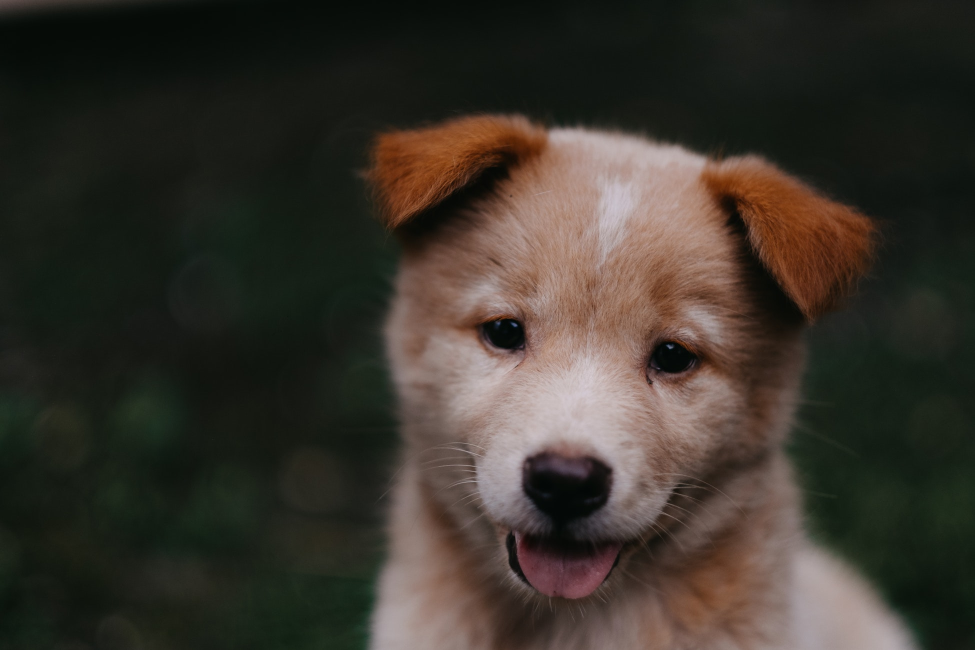
#> input picture DATA/00-puppy.jpg, 1950 x 1300 px (shown at 1/2 size)
$ jupyter execute 03-Numpy-and-Image-Assessment.ipynb
#> lines starting #> are read from the running program, lines starting #| are printed output that depends on the picture
# NumPy and Image Assessment

**COMPLETE THE TASKS IN BOLD BELOW.**

**TASK: Import NumPy**

[cell 1]
import numpy as np

**TASK: Create a 5 by 5 array where every number is a 10**

[cell 2]
arr = np.arange(0,25)
arr.resize(5,5)

[cell 3]
arr[:] = 10
print(arr)

**TASK: Run the cell below to create an array of random numbers and see if you can figure out how it works.**

[cell 4]
# This line sets a "seed" so you get the same random numbers we do
np.random.seed(101)
# This line creates an array of random numbers
arr = np.random.randint(low=0,high=100,size=(5,5))

**TASK: What are the largest and smalled values in this array?**

[cell 5]
arr.max()

[cell 6]
arr.min()

**TASK: Use PIL and matplotlib to read and display the ../DATA/00-puppy.jpg image.**

[cell 7]
import matplotlib.pyplot as plt
from PIL import Image
img = Image.open('../DATA/00-puppy.jpg')
#> img is the input picture: PIL image 1950x1300 RGB; mean R, G, B 57.3, 51.8, 43.8

i**TASK: Convert the image to a NumPy Array**

[cell 8]
img_array = np.asarray(img)
type(img_array)
img_array.shape
#> Out = (1300, 1950, 3)

**FINAL TASK: Use slicing to set the RED and GREEN channels of the picture to 0, then use imshow() to show the isolated blue channel**

[cell 9]
img_blue=img_array.copy()

[cell 10]
img_blue[:, :, 0]=0
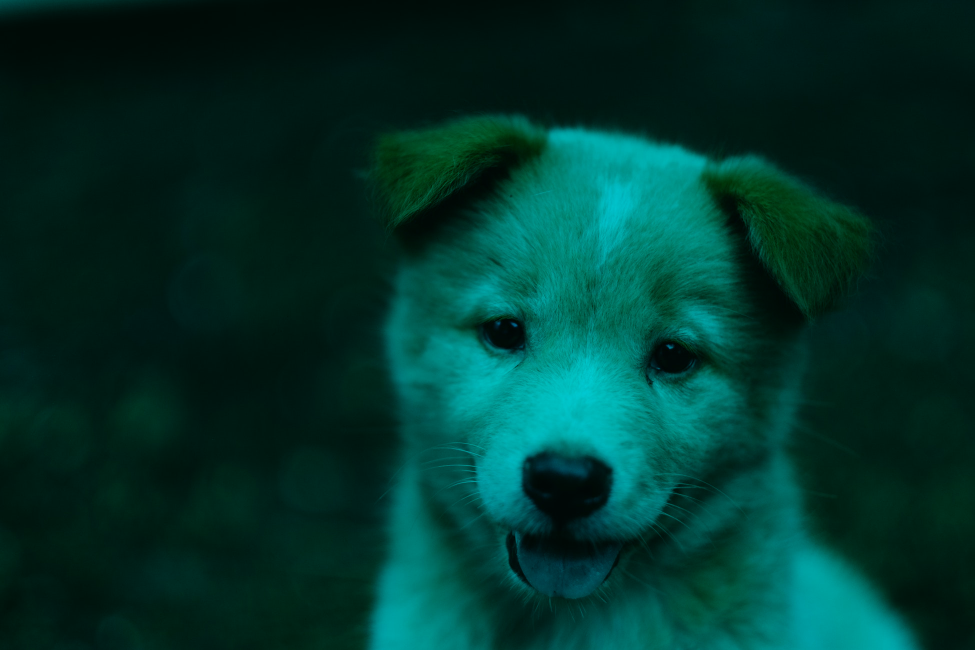
#> img_blue: shape (1300, 1950, 3) (shown at 1/2 size); mean R, G, B 0, 51.8, 43.8
img_blue[:, :, 1]=0
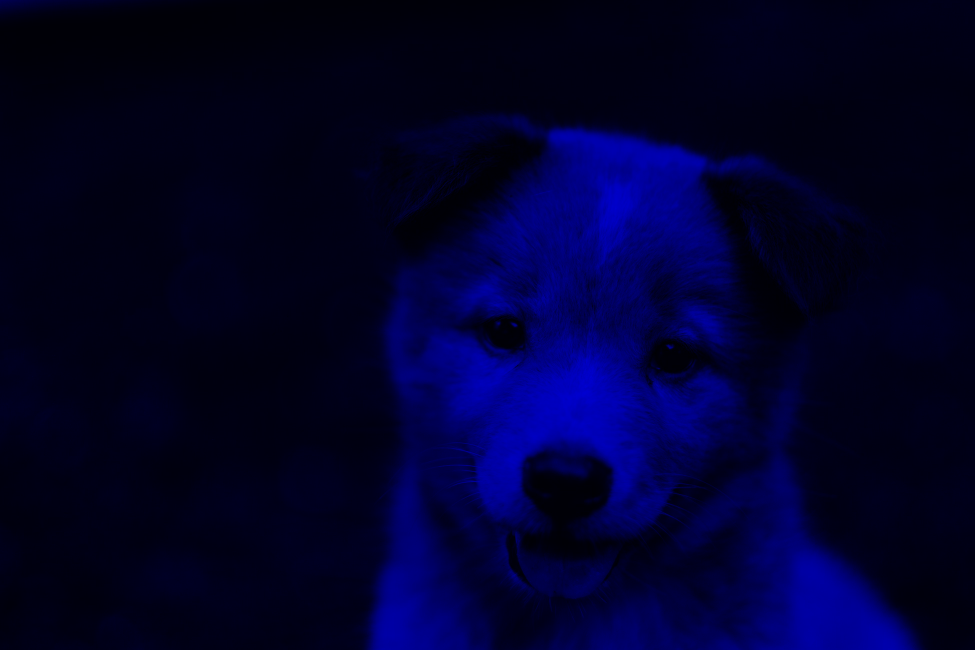
#> img_blue: shape (1300, 1950, 3) (shown at 1/2 size); mean R, G, B 0, 0, 43.8

$ run again, with DATA/Nadia_Murad.jpg copied over DATA/00-puppy.jpg
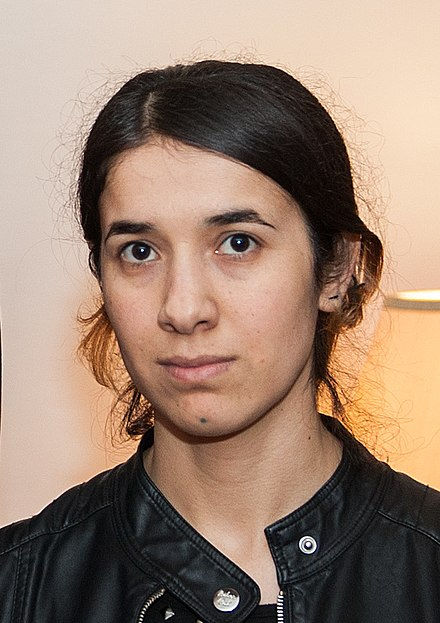
#> input picture DATA/Nadia_Murad.jpg, 440 x 623 px
#> img is the input picture: PIL image 440x623 RGB; mean R, G, B 153.8, 129.2, 112.7
#> `img_blue[:, :, 0]=0`:
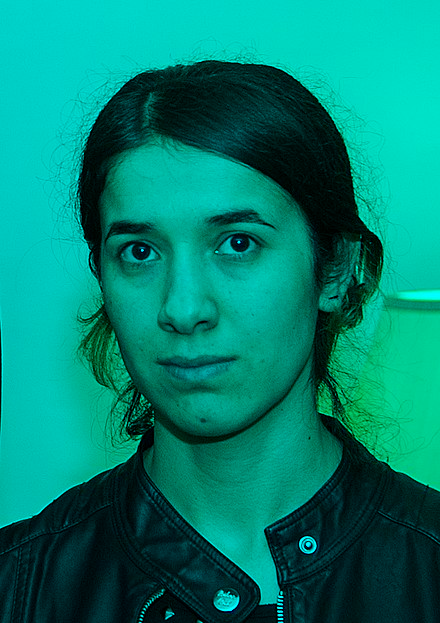
#> img_blue: shape (623, 440, 3); mean R, G, B 0, 129.2, 112.7
#> `img_blue[:, :, 1]=0`:
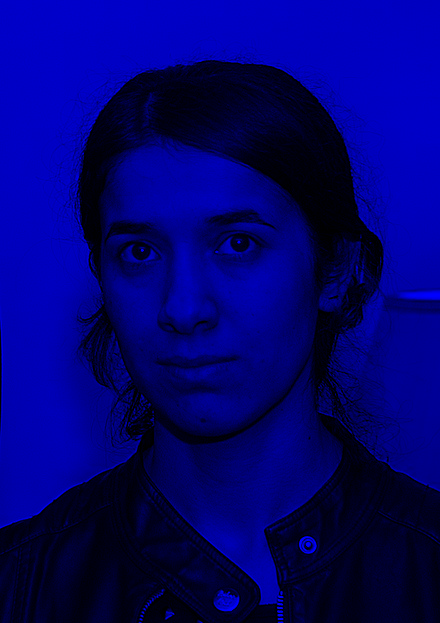
#> img_blue: shape (623, 440, 3); mean R, G, B 0, 0, 112.7
